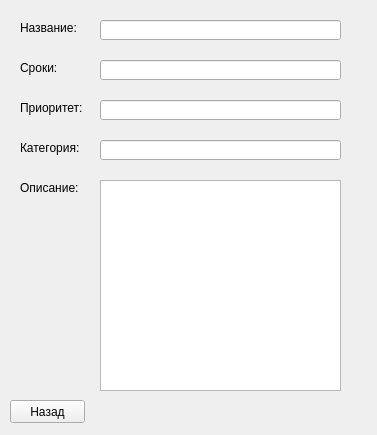
<?xml version="1.0" encoding="UTF-8"?>
<ui version="4.0">
 <class>Form</class>
 <widget class="QWidget" name="Form">
  <property name="geometry">
   <rect>
    <x>0</x>
    <y>0</y>
    <width>377</width>
    <height>435</height>
   </rect>
  </property>
  <property name="windowTitle">
   <string>Form</string>
  </property>
  <widget class="QLabel" name="label">
   <property name="geometry">
    <rect>
     <x>20</x>
     <y>20</y>
     <width>81</width>
     <height>16</height>
    </rect>
   </property>
   <property name="text">
    <string>Название:</string>
   </property>
  </widget>
  <widget class="QLabel" name="label_2">
   <property name="geometry">
    <rect>
     <x>20</x>
     <y>140</y>
     <width>81</width>
     <height>16</height>
    </rect>
   </property>
   <property name="text">
    <string>Категория:</string>
   </property>
  </widget>
  <widget class="QLabel" name="label_3">
   <property name="geometry">
    <rect>
     <x>20</x>
     <y>100</y>
     <width>81</width>
     <height>16</height>
    </rect>
   </property>
   <property name="text">
    <string>Приоритет:</string>
   </property>
  </widget>
  <widget class="QLabel" name="label_4">
   <property name="geometry">
    <rect>
     <x>20</x>
     <y>60</y>
     <width>81</width>
     <height>16</height>
    </rect>
   </property>
   <property name="text">
    <string>Сроки:</string>
   </property>
  </widget>
  <widget class="QLabel" name="label_5">
   <property name="geometry">
    <rect>
     <x>20</x>
     <y>180</y>
     <width>71</width>
     <height>16</height>
    </rect>
   </property>
   <property name="text">
    <string>Описание:</string>
   </property>
  </widget>
  <widget class="QLineEdit" name="title_line">
   <property name="geometry">
    <rect>
     <x>100</x>
     <y>20</y>
     <width>241</width>
     <height>20</height>
    </rect>
   </property>
  </widget>
  <widget class="QLineEdit" name="deadline_line">
   <property name="geometry">
    <rect>
     <x>100</x>
     <y>60</y>
     <width>241</width>
     <height>20</height>
    </rect>
   </property>
  </widget>
  <widget class="QLineEdit" name="priority_line">
   <property name="geometry">
    <rect>
     <x>100</x>
     <y>100</y>
     <width>241</width>
     <height>20</height>
    </rect>
   </property>
  </widget>
  <widget class="QLineEdit" name="category_line">
   <property name="geometry">
    <rect>
     <x>100</x>
     <y>140</y>
     <width>241</width>
     <height>20</height>
    </rect>
   </property>
  </widget>
  <widget class="QPlainTextEdit" name="task_description">
   <property name="geometry">
    <rect>
     <x>100</x>
     <y>180</y>
     <width>241</width>
     <height>211</height>
    </rect>
   </property>
   <property name="plainText">
    <string/>
   </property>
  </widget>
  <widget class="QPushButton" name="back_button">
   <property name="geometry">
    <rect>
     <x>10</x>
     <y>400</y>
     <width>75</width>
     <height>23</height>
    </rect>
   </property>
   <property name="text">
    <string>Назад</string>
   </property>
  </widget>
 </widget>
 <resources/>
 <connections/>
</ui>
